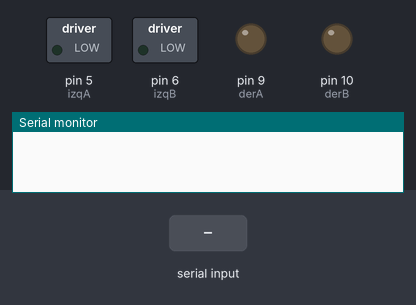
Bench run of a sketch on a simulated Arduino Uno, built with avr-gcc and run on an emulated ATmega328P. Parts: switched loads named in the sketch (green lamp = pin HIGH), output pins drawn as LEDs (lit = HIGH), the last lines printed to the serial monitor. The test bench sets the inputs (shaded band).

Above: at 1.2 s.
1.3 s: "a" received over Serial
At 2.2 s:
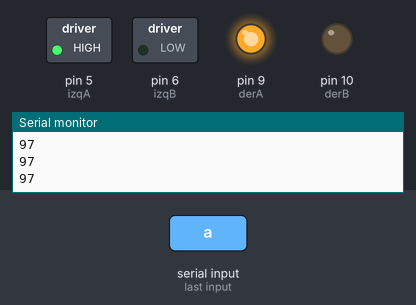
2.8 s: "d" received over Serial
At 3.6 s:
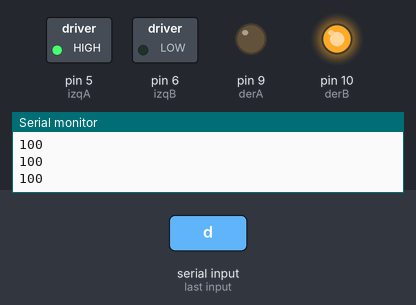
4.3 s: "b" received over Serial
At 4.7 s:
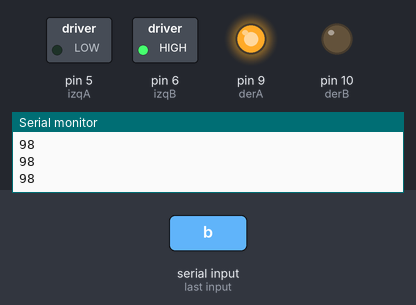
5.8 s: "e" received over Serial
At 7.0 s:
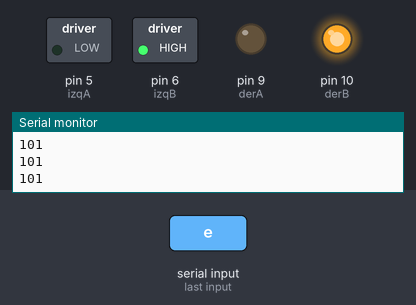
7.3 s: "c" received over Serial
At 8.3 s:
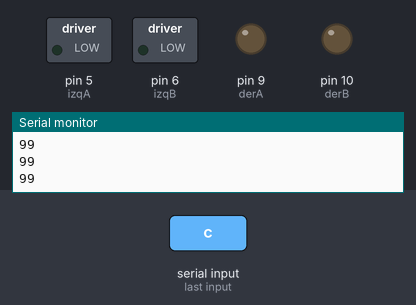
Timing chart, 0 to 9.8 s (numbered marks = the images above; inputs shaded):
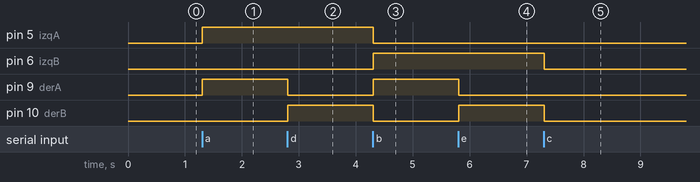

Measured:
- after the input at 1.3 s, pin 5 (izqA), pin 9 (derA): LOW → HIGH at once
- after the input at 2.8 s, pin 9 (derA): HIGH → LOW at once; pin 10 (derB): LOW → HIGH at once
- after the input at 4.3 s, pin 5 (izqA), pin 10 (derB): HIGH → LOW at once; pin 6 (izqB), pin 9 (derA): LOW → HIGH at once
- after the input at 5.8 s, pin 9 (derA): HIGH → LOW at once; pin 10 (derB): LOW → HIGH at once
- after the input at 7.3 s, pin 6 (izqB), pin 10 (derB): HIGH → LOW at once

The sketch:

FS9RVMZIQV7K9Q5.ino
```cpp
int izqA = 5;
int izqB = 6;
int derA = 9;
int derB = 10;
int vel = 255; // Velocidad de los motores (0-255)
int estado = 'g'; // inicia detenido

void setup() {
Serial.begin(9600); // inicia el puerto serial para comunicacion con el Bluetooth
pinMode(derA, OUTPUT);
pinMode(derB, OUTPUT);
pinMode(izqA, OUTPUT);
pinMode(izqB, OUTPUT);
}

void loop() {

if(Serial.available()>0){ // lee el bluetooth y almacena en estado
estado = Serial.read();
}
if(estado=='a'){ // Forward
  Serial.println(estado);
analogWrite(derB, 0);
analogWrite(izqB, 0);
analogWrite(derA, vel);
analogWrite(izqA, vel);
}
if(estado=='d'){ // right
    Serial.println(estado);
analogWrite(derB, vel);
analogWrite(izqB, 0);
analogWrite(derA, 0);
analogWrite(izqA, vel);
}
if(estado=='c'){ // Stop
    Serial.println(estado);
analogWrite(derB, 0);
analogWrite(izqB, 0);
analogWrite(derA, 0);
analogWrite(izqA, 0);
}
if(estado=='b'){ // left
    Serial.println(estado);
analogWrite(derB, 0);
analogWrite(izqB, vel);
analogWrite(izqA, 0);
analogWrite(derA, vel);
}

if(estado=='e'){ // Reverse
    Serial.println(estado);
analogWrite(derA, 0);
analogWrite(izqA, 0);
analogWrite(derB, vel);
analogWrite(izqB, vel);
}
if (estado =='f'){ // Boton ON se mueve sensando distancia

}
if (estado=='g'){ // Boton OFF, detiene los motores no hace nada
}
}
```
